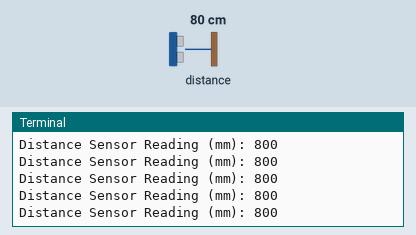
Bench run of a program on a simulated Raspberry Pi (BCM pin numbers) with a GoPiGo robot board. On the bench: the last lines printed to the terminal. The test bench sets the inputs (shaded band); at power-on: distance to the obstacle 80 cm. M1 is the left motor and M2 the right.

Above: at 1.2 s.
1.3 s: distance to the obstacle set to 2 cm
At 2.4 s:
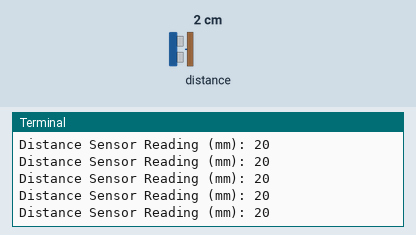
2.8 s: distance to the obstacle set to 4 cm
At 3.7 s:
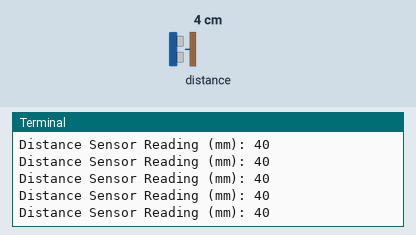
Timing chart, 0 to 5.8 s (numbered marks = the images above; inputs shaded):
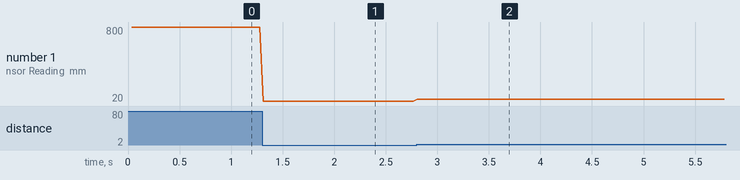

Measured:
- after the input at 1.3 s, the terminal: prints a new line at once (image 1)
- after the input at 2.8 s, the terminal: prints a new line at once (image 2)
- plotted number 1: 800 → 20 after the input at 1.3 s, 20 → 40 after the input at 2.8 s

The program:

dist_sensor.py
```python
#!/usr/bin/python

# import the GoPiGo3 drivers
import time
import easygopigo3 as easy


# This example shows how to read values from the Distance Sensor

# Create an instance of the GoPiGo3 class.
gpg = easy.EasyGoPiGo3()

    # Create an instance of the Distance Sensor class.
ds = gpg.init_distance_sensor()


while True:

    # Directly print the values of the sensor.
    dist = ds.read_mm()

    print( "Distance Sensor Reading (mm): " + str(dist))
```
